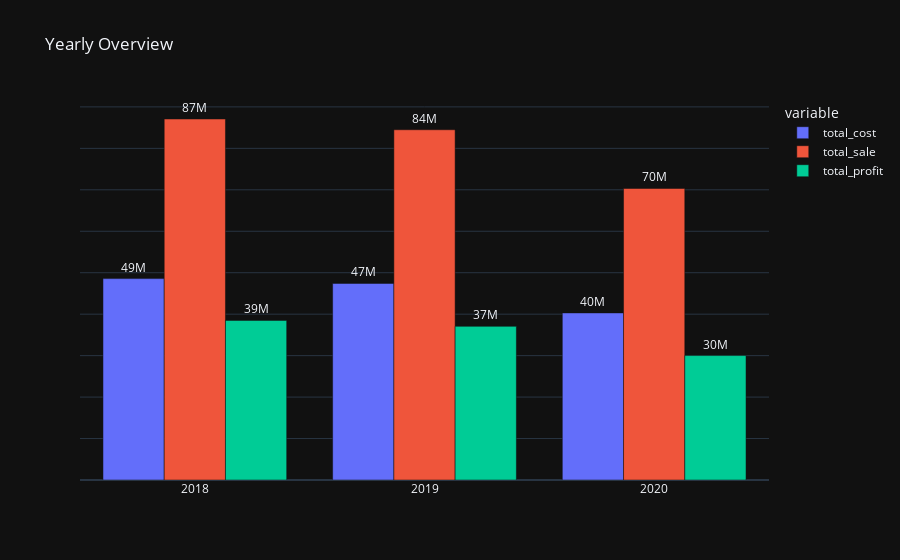

The notebook cell this image was saved under:
### Code cell
year_sum.year = year_sum.year.astype('str')

fig = px.bar(year_sum, 'year', ['total_cost', 'total_sale', 'total_profit'], 
             barmode='group', text_auto='.2s', labels={'year':'', 'value':''},
             title='Yearly Overview')
fig.update_traces(textposition='outside', cliponaxis=False)
fig.update_yaxes(showticklabels=False)

### Figure 1 — Plotly figure (JSON) as saved in the notebook; plotly's stock layout.template omitted (floating-point values rounded to 4 significant figures)
{"data": [{"alignmentgroup": "True", "cliponaxis": false, "hovertemplate": "variable=total_cost<br>=%{y}<extra></extra>", "legendgroup": "total_cost", "marker": {"color": "#636efa", "pattern": {"shape": ""}}, "name": "total_cost", "offsetgroup": "total_cost", "orientation": "v", "showlegend": true, "textposition": "outside", "texttemplate": "%{y:.2s}", "type": "bar", "x": ["2018", "2019", "2020"], "xaxis": "x", "y": [48577780, 47422350, 40305100], "yaxis": "y"}, {"alignmentgroup": "True", "cliponaxis": false, "hovertemplate": "variable=total_sale<br>=%{y}<extra></extra>", "legendgroup": "total_sale", "marker": {"color": "#EF553B", "pattern": {"shape": ""}}, "name": "total_sale", "offsetgroup": "total_sale", "orientation": "v", "showlegend": true, "textposition": "outside", "texttemplate": "%{y:.2s}", "type": "bar", "x": ["2018", "2019", "2020"], "xaxis": "x", "y": [87081100, 84486200, 70325350], "yaxis": "y"}, {"alignmentgroup": "True", "cliponaxis": false, "hovertemplate": "variable=total_profit<br>=%{y}<extra></extra>", "legendgroup": "total_profit", "marker": {"color": "#00cc96", "pattern": {"shape": ""}}, "name": "total_profit", "offsetgroup": "total_profit", "orientation": "v", "showlegend": true, "textposition": "outside", "texttemplate": "%{y:.2s}", "type": "bar", "x": ["2018", "2019", "2020"], "xaxis": "x", "y": [38503320, 37063850, 30020250], "yaxis": "y"}], "layout": {"barmode": "group", "legend": {"title": {"text": "variable"}, "tracegroupgap": 0}, "title": {"text": "Yearly Overview"}, "xaxis": {"anchor": "y", "domain": [0, 1], "title": {"text": ""}}, "yaxis": {"anchor": "x", "domain": [0, 1], "showticklabels": false, "title": {"text": ""}}}}
